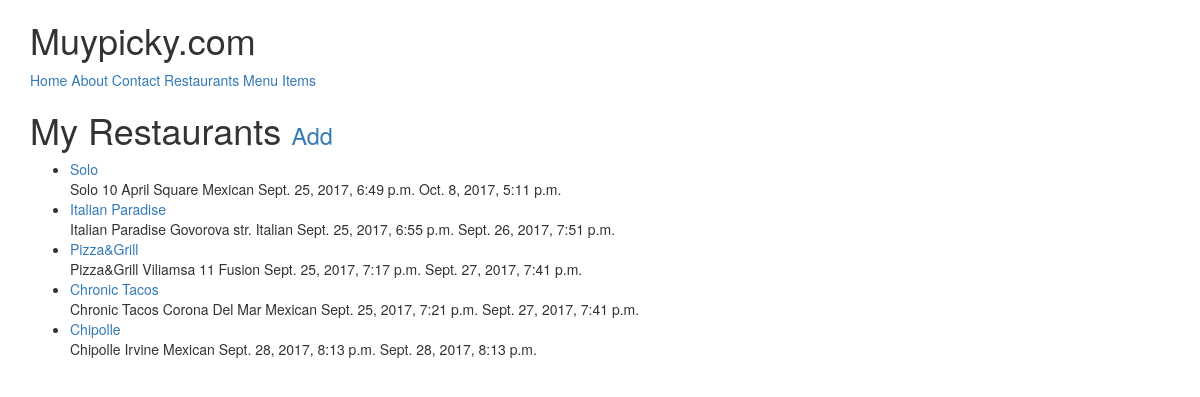
The page /restaurants/ (signed in) on the database its author committed.
### restaurants/models.py (models this page shows, shortened)
class Restaurant(models.Model):
    owner           = models.ForeignKey(User) # class_instance.model_set.all()
    name            = models.CharField(max_length=120)
    location        = models.CharField(max_length=120, null=True, blank=True)
    category        = models.CharField(max_length=120, null=True, blank=True, validators=[validate_category])
    timestamp       = models.DateTimeField(auto_now_add=True)
    updated         = models.DateTimeField(auto_now=True)
    slug            = models.SlugField(null=True, blank=True)
    objects = RestaurantManager()
    def __str__(self):
        return self.name
    def get_absolute_urls(self):
        return reverse('restaurants:detail', kwargs={'slug': self.slug})

### restaurants/views.py (the view)
class RestaurantListView(LoginRequiredMixin, ListView):
    def get_queryset(self):
        return Restaurant.objects.filter(owner=self.request.user)

### restaurants/models.py (called while the page is built)
    def get_queryset(self):
        return RestaurantQuerySet(self.model, using=self._db)

### restaurants/templates/restaurants/restaurant_list.html (shortened to what this page needs)
{% extends "base.html" %}
{% block content %}
<h1>My Restaurants <small> <a href='{% url "restaurants:create" %}'> Add</a></small></h1>
<ul>
    {% for obj in object_list %}
    <li><a href='{{ obj.get_absolute_urls }}'>{{ obj }} </a><br/>
        {{ obj.name }} {{obj.location}} {{obj.category}} {{obj.timestamp}} {{obj.updated}}
    </li>
{% empty %}
    <li><a href='{% url "restaurants:create" %}'> Add One</a></li>
    {% endfor %}
</ul>
{% endblock %}

### rows shown on the page
Restaurant: name "Solo", location "10 April Square", category "Mexican", timestamp "Sept. 25, 2017, 6:49 p.m.", updated "Oct. 8, 2017, 5:11 p.m."
Restaurant: name "Italian Paradise", location "Govorova str.", category "Italian", timestamp "Sept. 25, 2017, 6:55 p.m.", updated "Sept. 26, 2017, 7:51 p.m."
Restaurant: name "Pizza&Grill", location "Viliamsa 11", category "Fusion", timestamp "Sept. 25, 2017, 7:17 p.m.", updated "Sept. 27, 2017, 7:41 p.m."
Restaurant: name "Chronic Tacos", location "Corona Del Mar", category "Mexican", timestamp "Sept. 25, 2017, 7:21 p.m.", updated "Sept. 27, 2017, 7:41 p.m."
Restaurant: name "Chipolle", location "Irvine", category "Mexican", timestamp "Sept. 28, 2017, 8:13 p.m.", updated "Sept. 28, 2017, 8:13 p.m."
